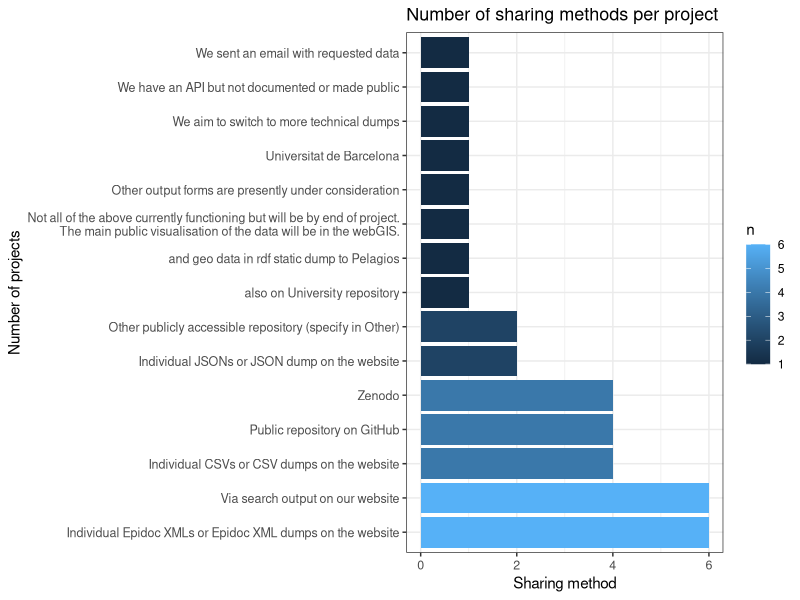
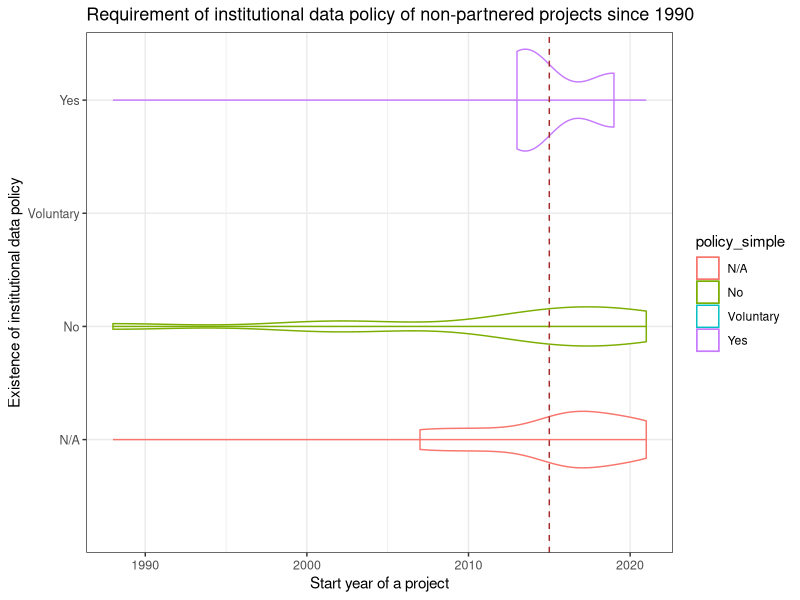
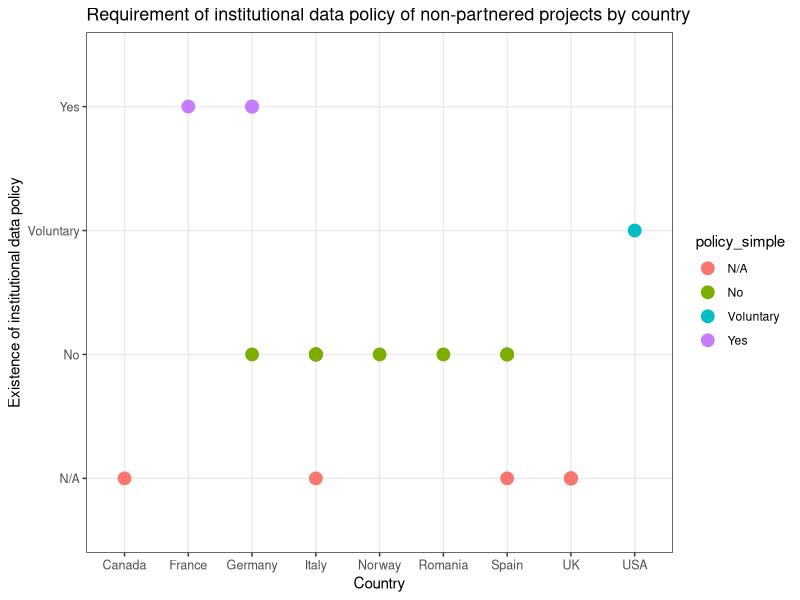

The R script that drew these images, in order:
## ---- chunk 1
knitr::opts_chunk$set(echo = FALSE)
knitr::opts_chunk$set(message=FALSE, tidy.opts=list(width.cutoff=60), tidy=TRUE) 
library(tidyverse)
library(knitr)

hook_output = knit_hooks$get('output')
knit_hooks$set(output = function(x, options) {
  # this hook is used only when the linewidth option is not NULL
  if (!is.null(n <- options$linewidth)) {
    x = knitr:::split_lines(x)
    # any lines wider than n should be wrapped
    if (any(nchar(x) > n)) x = strwrap(x, width = n)
    x = paste(x, collapse = '\n')
  }
  hook_output(x, options)
})
## ---- chunk 2
# loading data from TSV file
partners_all<- read_tsv("../data/01_scoping_survey_anonymised.tsv")
## ---- chunk 3
#filtering out partners who did not give consent to publish the anonymised data

partners <- partners_all %>% 
  filter(`Do you consent on publishing the anonymised data in the form of written short report open to public and accessible via the FAIR Epigraphy infrastructure (website, GitHub, Twitter)? You can always revoke your consent by sending an email to petra.hermankova@uni-mainz.de` == "Yes, I give my consent")

## ---- chunk 4
partners_language <- as.data.frame(unlist(str_split(partners$Language_clean, "; ")))
colnames(partners_language) <- c("language")

partners_language_ratio <- partners_language %>% 
  count(language, sort=T) %>% 
  mutate(ratio = round(n/(sum(n)/100)))
partners_language_ratio
## ---- chunk 5
partner_language_count<- str_count(partners$Language_clean, ";")+1
## ---- chunk 6
partners$Language_clean
## ---- chunk 7
partners %>% 
  count(Website)
## ---- chunk 8
IT <- partners %>% 
  count(`Does you project have an IT specialist(s)?`, sort=T) %>% 
  rename(IT_spec = `Does you project have an IT specialist(s)?`) %>% 
  mutate(ratio = round(n/(sum(n)/100)))
IT
## ---- chunk 9
format <- partners %>% 
  count(`Our projects stores epigraphic data in the following formats`, sort=T) %>% 
  rename(format = `Our projects stores epigraphic data in the following formats`) %>% 
  mutate(no_format = str_count(format, ",") + 1)
format
## ---- chunk 10
epidoc <- sum(str_detect(partners$`Our projects stores epigraphic data in the following formats`, "Epidoc XML"))
json <- sum(str_detect(partners$`Our projects stores epigraphic data in the following formats`, "JSON"))
rdf <- sum(str_detect(partners$`Our projects stores epigraphic data in the following formats`, "RDF"))
csv <- sum(str_detect(partners$`Our projects stores epigraphic data in the following formats`, "CSV"))
sql <- sum(str_detect(partners$`Our projects stores epigraphic data in the following formats`, "SQL"))
## ---- chunk 11
share<- partners %>% 
  count(`Do you share your data outside of your project`, sort=T) %>% 
  rename(share = `Do you share your data outside of your project`) %>% 
  mutate(ratio = round((n/(sum(n)/100))))
share
## ---- chunk 12
outshare<- partners %>% 
  count(`How do share your data with users outside your project`, sort=T) %>% 
  rename(share_all = `How do share your data with users outside your project`) %>% 
  mutate(share_method = str_count(share_all, "; ") + 1) 

outshare
## ---- chunk 13

sharingserv <- as.data.frame(unlist(str_split(partners$`How do share your data with users outside your project`, "; ")))
colnames(sharingserv) <- c("service")


sharing_service <- sharingserv %>% 
  count(service, sort= T) 

sharingplot<- sharing_service %>% 
  ggplot() + 
  geom_col(aes(y= reorder(service, -n), x= n, fill = n), width = 0.9) + 
  scale_y_discrete(labels = function(x) str_wrap(x, width = 75))  +
  ggtitle("Number of sharing methods per project") +
  xlab("Sharing method") + ylab("Number of projects") +
  #coord_flip() +
  theme_bw() +
  #coord_cartesian(xlim = c(0, 5)) +
  theme(axis.text = element_text(size = 9)) +
  theme(plot.title = element_text(size = 13))

sharingplot
## ---- chunk 14
policies <- partners %>% 
  mutate(policies = `Does your institution of funding body require your project to comply with any data policies (e.g., FAIR principles, data storage, data sharing, Open Science)?`) %>% 
  count(policies, sort=T) %>% 
  mutate(ratio = round((n/(sum(n)/100))))
policies
## ---- chunk 15
unique(na.omit(partners$`If you have answered YES in the previous question, please specify what are the policies, or provide link.`))
## ---- chunk 16
stand_term <- as.data.frame(unlist(str_split(partners$`Standardized terminologies: The project uses the following systems (check all that apply)`, ", ")))
colnames(stand_term) <- c("standard_terminologies")

stand_term_ratio<- stand_term %>% 
  count(standard_terminologies, sort= T) %>% 
  mutate(ratio = round(n/(nrow(partners)/100)))  

stand_term_ratio
## ---- chunk 17
stand_method<- partners %>% 
  #count(`Standardized terminologies: The project uses the following systems (check all that apply)`, sort=T) %>% 
  rename(stand_all = `Standardized terminologies: The project uses the following systems (check all that apply)`) %>% 
  mutate(standard_method_no = str_count(stand_all, ", ") + 1)  %>% 
  select(standard_method_no) %>% 
  count(standard_method_no) %>% 
  mutate(ratio = round(n/(nrow(partners)/100)))
stand_method
## ---- chunk 18
lod <- as.data.frame(unlist(str_split(partners$`Linked Open Data: The project uses the following systems (check all that apply)`, ", ")))
colnames(lod) <- c("linked_data")


lod_ratio<- lod %>% 
  count(linked_data, sort= T) %>% 
  mutate(ratio = round(n/(sum(n)/100))) %>% 
  mutate(ratio_all_proj = round(n/(nrow(partners)/100)))
lod_ratio

## ---- chunk 19
# loading data from TSV file
projects_all<- read_tsv("../data/02_scoping_survey_anonymised.tsv")

projects <- projects_all %>% 
  filter(`Do you consent on publishing the anonymised data in the form of written short report open to public and accessible via the FAIR Epigraphy infrastructure (website, GitHub, Twitter)?` == "Yes")
## ---- chunk 20
proj_act<- projects %>% 
  count(`Is the project still active?`, sort=T) %>% 
  rename(status = `Is the project still active?`) %>% 
  mutate(ratio = round(n/(sum(n)/100)))
proj_act
## ---- chunk 21
projects_language <- as.data.frame(unlist(str_split(projects$Language_clean, "; ")))
colnames(projects_language) <- c("language")

projects_language_ratio <- projects_language %>% 
  count(language, sort=T) %>% 
  mutate(ratio = round(n/(sum(n)/100)))
projects_language_ratio
## ---- chunk 22
project_language_count<- str_count(projects$Language_clean, ";")+1
## ---- chunk 23
unique(projects$Language_clean)
## ---- chunk 24
projects %>% 
  count(Website, sort=T)
## ---- chunk 25
IT2 <- projects %>% 
  count(`Does you project have an IT specialist(s)?`, sort=T) %>% 
  rename(IT_spec = `Does you project have an IT specialist(s)?`) %>% 
  #na.omit(IT_spec) %>% 
  mutate(ratio = round(n/(nrow(projects)/100)))
IT2
## ---- chunk 26
format2 <- projects %>% 
  count(`Our projects stores epigraphic data in the following formats`, sort=T) %>% 
  rename(format = `Our projects stores epigraphic data in the following formats`) %>% 
  filter(format != "N/A") %>% 
  mutate(no_format = str_count(format, ",") + 1)
format2
## ---- chunk 27
epidoc2 <- sum(str_detect(projects$`Our projects stores epigraphic data in the following formats`, "Epidoc XML"))
json2 <- sum(str_detect(projects$`Our projects stores epigraphic data in the following formats`, "JSON"))
rdf2 <- sum(str_detect(projects$`Our projects stores epigraphic data in the following formats`, "RDF"))
csv2 <- sum(str_detect(projects$`Our projects stores epigraphic data in the following formats`, "CSV"))
sql2 <- sum(str_detect(projects$`Our projects stores epigraphic data in the following formats`, "SQL"))
## ---- chunk 28
active_proj <- nrow(filter(projects, `Is the project still active?`%in% c("Yes")))
## ---- chunk 29
share2<- projects %>% 
  count(`Do you share your data outside of your project`, sort=T) %>% 
  rename(share = `Do you share your data outside of your project`) %>% 
  filter(share != "N/A") %>% 
  mutate(ratio = round((n/(sum(n)/100))))
share2
## ---- chunk 30
outshare2<- projects %>% 
  count(`How do share your data with users outside your project`, sort=T) %>% 
  rename(share_all = `How do share your data with users outside your project`) %>%
  filter(share_all != "N/A") %>% 
  mutate(share_method = str_count(share_all, "[,|;] ") + 1) 

outshare2
## ---- chunk 31
closed_proj <- nrow(filter(projects, `Is the project still active?`%in% c("No, the project is closed", "Currently not, but we are considering a re-start")))
## ---- chunk 32
share_cl<- projects %>% 
  rename(share = `Is the data created by your project accessible?`) %>%
  filter(share !="N/A") %>% 
  count(share, sort=T) %>% 
  mutate(ratio = round((n/(sum(closed_proj)/100))))
share_cl
## ---- chunk 33
sharing_clac <- as_tibble(unlist(str_split(projects$`Our project data are accessible via (check all that apply):`, ", ")))
colnames(sharing_clac) <- c("service")


sharing_claccess <- sharing_clac %>% 
  filter(service != "N/A") %>% 
  count(service, sort= T) %>% 
  mutate(ratio = round((n/(sum(closed_proj)/100))))
sharing_claccess
## ---- chunk 34
policies2 <- projects %>% 
  mutate(policies = `Does your institution of funding body require your project to comply with any data policies (e.g., FAIR principles, data storage, data sharing, Open Science)?`) %>% 
  filter(policies != "N/A") %>% 
  count(policies, sort=T) %>% 
  mutate(ratio = round((n/(sum(n)/100))))
  
policies2
## ---- chunk 35
unique(na.omit(projects$`If you have answered YES in the previous question, please specify what are the policies, or provide link.`))
## ---- chunk 36
policies2_length<- projects %>% 
  select(Length_numeric_years, `Does your institution of funding body require your project to comply with any data policies (e.g., FAIR principles, data storage, data sharing, Open Science)?`) %>% 
  mutate(policy = `Does your institution of funding body require your project to comply with any data policies (e.g., FAIR principles, data storage, data sharing, Open Science)?`)
  
policies2_length$policy_simple <- ifelse(grepl("Neither our grant funding*", policies2_length$policy), "Voluntary", 
                                        ifelse(grepl("Policies are on the way*|Not with an official request*|We don't work for any institution*", policies2_length$policy), "No", 
                                               ifelse(grepl("The French National Centre for Scientific Research strongly encourages its members to comply*|Not with an official request*", policies2_length$policy), "Yes",
                                                                                policies2_length$policy)))

policies2_length$Length_numeric_years <- as.numeric(policies2_length$Length_numeric_years)

policies2_length_mean<- policies2_length %>% group_by(policy_simple) %>% 
  summarise_at(vars(Length_numeric_years), list(average_duration_yr = mean))
## ---- chunk 37
policies2_length_mean
## ---- chunk 38
# loading data from TSV file
projects_post<- read_tsv("../data/02_scoping_survey_anonymised_PostSurvey.tsv")
## ---- chunk 39
# merging with the original dataset
projects_comb <- merge(x=projects, y=projects_post, by="ID_anon")

projects_comb$YearStarted <- as.numeric(projects_comb$YearStarted)

#processing
policy_year_started<- projects_comb %>% 
  select(YearStarted, `Does your institution of funding body require your project to comply with any data policies (e.g., FAIR principles, data storage, data sharing, Open Science)?`) %>% 
  mutate(policy = `Does your institution of funding body require your project to comply with any data policies (e.g., FAIR principles, data storage, data sharing, Open Science)?`)
  
policy_year_started$policy_simple <- ifelse(grepl("Neither our grant funding*", policy_year_started$policy), "Voluntary", 
                                        ifelse(grepl("Policies are on the way*|Not with an official request*|We don't work for any institution*", policy_year_started$policy), "No", 
                                               ifelse(grepl("The French National Centre for Scientific Research strongly encourages its members to comply*|Not with an official request*", policy_year_started$policy), "Yes",
                                                                                policy_year_started$policy)))

## ---- chunk 40
## ggplot policy by years started
policy_year_started %>% 
  filter(YearStarted>1950) %>% 
  ggplot(aes(x=YearStarted, y=policy_simple, color=policy_simple))+
  geom_violin() +
  #geom_point(aes(x=YearStarted, y=policy_simple))
  geom_density()+
  geom_vline(xintercept=2015, linetype=2, colour="brown") +
  ggtitle("Requirement of institutional data policy of non-partnered projects since 1990") +
  xlab("Start year of a project") + ylab("Existence of institutional data policy") +
  #coord_flip() +
  theme_bw() +
  #coord_cartesian(xlim = c(0, 5)) +
  theme(axis.text = element_text(size = 9)) +
  theme(plot.title = element_text(size = 13))
## ---- chunk 41
#processing
policy_country<- projects_comb %>% 
  select(YearStarted, `Does your institution of funding body require your project to comply with any data policies (e.g., FAIR principles, data storage, data sharing, Open Science)?`, Country) %>% 
  mutate(policy = `Does your institution of funding body require your project to comply with any data policies (e.g., FAIR principles, data storage, data sharing, Open Science)?`)
  
policy_country$policy_simple <- ifelse(grepl("Neither our grant funding*", policy_year_started$policy), "Voluntary", 
                                        ifelse(grepl("Policies are on the way*|Not with an official request*|We don't work for any institution*", policy_year_started$policy), "No", 
                                               ifelse(grepl("The French National Centre for Scientific Research strongly encourages its members to comply*|Not with an official request*", policy_year_started$policy), "Yes",
                                                                              policy_year_started$policy)))
## ---- chunk 42
## ggplot policy by countries
policy_country %>% 
  filter(YearStarted>1950) %>% 
  ggplot(aes(x=Country, y=policy_simple, color=policy_simple))+
  geom_point(aes(x=Country, y=policy_simple), size=4) +
  ggtitle("Requirement of institutional data policy of non-partnered projects by country") +
  xlab("Country") + ylab("Existence of institutional data policy") +
  #coord_cartesian(xlim = c(0, 5)) +
  theme_bw() +
  theme(axis.text = element_text(size = 9)) +
  theme(plot.title = element_text(size = 13))
## ---- chunk 43
fair<- projects %>% 
  mutate(policy = `Are you familiar with the FAIR data principles?`) %>%
  count(policy, sort=T) %>% 
  mutate(ratio = round(n/(sum(n)/100)))
fair
## ---- chunk 44
stand_term2 <- as.data.frame(unlist(str_split(projects$`Standardized terminologies: The project uses the following systems (check all that apply)`, ", ")))
colnames(stand_term2) <- c("standard_terminologies")


stand_term_ratio2<- stand_term2 %>% 
  count(standard_terminologies, sort= T) %>% 
  mutate(ratio = round(n/(sum(n)/100)))

stand_term_ratio2
## ---- chunk 45
policy_share<- projects %>% 
  mutate(policy_share = `Are you willing to share the standardized terminologies used in your project with us (e.g. type of inscription vocabularies, type of material etc.)`) %>% 
  count(policy_share, sort=T) %>% 
  mutate(ratio = round(n/(sum(n)/100)))
  
policy_share
## ---- chunk 46
lod2 <- as.data.frame(unlist(str_split(projects$`Linked Open Data: The project uses the following systems (check all that apply)`, ", ")))
colnames(lod2) <- c("linked_data")


lod_ratio2<- lod2 %>% 
  count(linked_data, sort= T) %>% 
  mutate(ratio = round(n/(nrow(projects)/100)))

lod_ratio2
## ---- chunk 47
lod_future <- as.data.frame(unlist(str_split(partners$`Select all options your project like to be able to use within the next three years:`, ", ")))
colnames(lod_future) <- c("lod_f")


lod_f_ratio<- lod_future %>% 
  count(lod_f, sort= T) %>% 
  mutate(ratio_all_proj = round(n/(nrow(partners)/100)))
lod_f_ratio
## ---- chunk 48
lod_ideas <- as.data.frame(unlist(str_split(partners$`Select all items your project would benefit from in the next three years:`, ", ")))
colnames(lod_ideas) <- c("lod_i")


lod_i_ratio<- lod_ideas %>% 
  count(lod_i, sort= T) %>% 
  mutate(ratio_all_proj = round(n/(nrow(partners)/100)))

lod_i_ratio
## ---- chunk 49
unique(na.omit(partners$`Your personal wish list. Provide a description of potential tasks and issues the FAIR Epigraphy can help your project within the next three years (and beyond)`))
## ---- chunk 50
lod_future2 <- as.data.frame(unlist(str_split(projects$`Select all options your project like to be able to use within the next three years:`, ", ")))
colnames(lod_future2) <- c("lod_f")


lod_f_ratio2<- lod_future2 %>% 
  count(lod_f, sort= T) %>% 
  mutate(ratio_all_proj = round(n/(nrow(projects)/100)))
lod_f_ratio2
## ---- chunk 51
lod_ideas2 <- as.data.frame(unlist(str_split(projects$`Select all items your project would benefit from in the next three years:`, ", ")))
colnames(lod_ideas2) <- c("lod_i")


lod_i_ratio2<- lod_ideas2 %>% 
  count(lod_i, sort= T) %>% 
  mutate(ratio_all_proj = round(n/(nrow(projects)/100)))

lod_i_ratio2
## ---- chunk 52
unique(na.omit(projects$`Your personal wish list. Provide a description of potential tasks and issues the FAIR Epigraphy can help your project within the next three years (and beyond)`))
